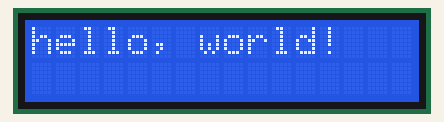
A sketch run on a simulated Arduino Uno, built with avr-gcc and run on an emulated ATmega328P. Shown: 16×2 character LCD.

Above: at 0.1 s.
At 1.1 s:
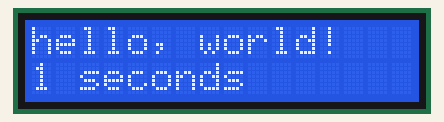
At 10.1 s:
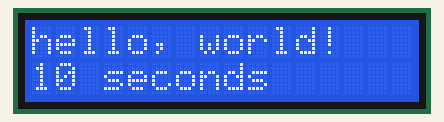
At 19.1 s:
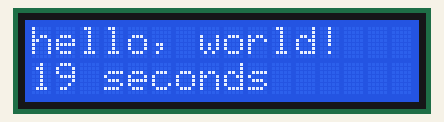
At 28.2 s:
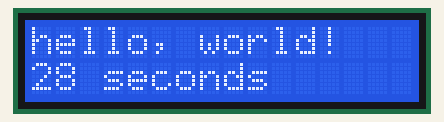
At 38.1 s:
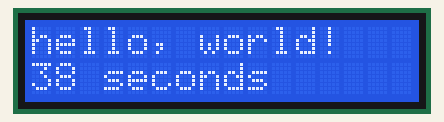

The sketch:

sketch.ino
```cpp
// Lab 5 - Exercise 9: RGB LCD Display
// Shows "hello, world!" + seconds counter
// Uses LiquidCrystal_I2C (Wokwi compatible version of rgb_lcd)

#include <LiquidCrystal_I2C.h>

// LCD: 16 columns, 2 rows, I2C address 0x27
LiquidCrystal_I2C lcd(0x27, 16, 2);

void setup() {
  lcd.init();          // initialize LCD
  lcd.backlight();     // turn on backlight

  // Set background color (red = lab default)
  // LiquidCrystal_I2C uses backlight only, no RGB in Wokwi
  // but Grove RGB LCD uses: lcd.setRGB(255, 0, 0);

  // Print message on row 1
  lcd.setCursor(0, 0);
  lcd.print("hello, world!");

  delay(1000);
}

void loop() {
  // Print seconds since start on row 2
  lcd.setCursor(0, 1);
  lcd.print(millis() / 1000);
  lcd.print(" seconds   "); // spaces clear old digits

  delay(100);
}
```

Measured:
- what the display in image 1 shows lasts 1.0 s, from 1.1 s to 2.1 s
